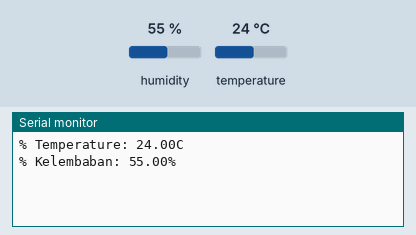
Simulated run of this sketch. Board: ESP32. Shown: the last lines printed to the serial monitor. The inputs (shaded band) are chosen by the test bench; at power-on: humidity 55 %, temperature 24 °C. WiFi joins after 1.5 s; servers stay silent unless stated.

Above: at 3.0 s.
3.1 s: humidity set to 22 %
At 4.4 s:
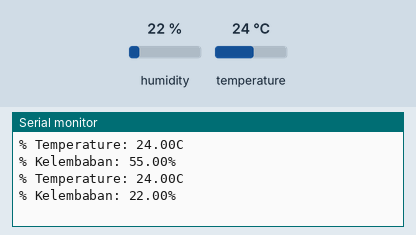
4.6 s: temperature set to 12 °C
At 5.4 s:
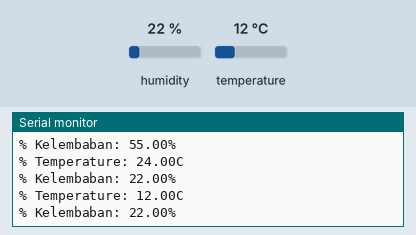
6.1 s: humidity set to 40 %
At 7.6 s:
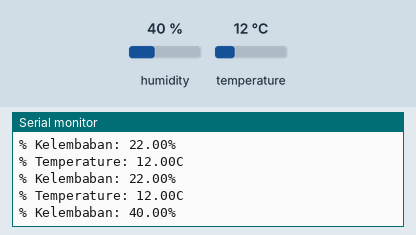
Timing chart, 0 to 9.1 s (numbered marks = the images above; inputs shaded):
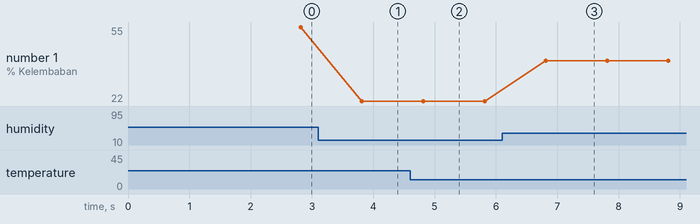

Measured:
- after the input at 3.1 s, the serial monitor: prints a new line after 0.71 s (image 1)
- after the input at 4.6 s, the serial monitor: prints a new line after 0.21 s (image 2)
- after the input at 6.1 s, the serial monitor: prints a new line after 0.71 s (image 3)
- plotted number 1: 55 → 22 after the input at 3.1 s, 22 → 40 after the input at 6.1 s

The sketch:

sketch.ino
```cpp
#define BLYNK_DEVICE_NAME "Temperature"
#define BLYNK_PRINT Serial

#define BLYNK_AUTH_TOKEN "8O-Snu2BYx_axfdr330XV471mwuDdkk-"
#define BLYNK_TEMPLATE_ID "TMPL6z3KSvBtv"
#define BLYNK_TEMPLATE_NAME "Percobaan Tugas 4"

#include <WiFi.h>
#include <BlynkSimpleEsp32.h>
#include <DHTesp.h> //Library untuk DHT

char auth[] = BLYNK_AUTH_TOKEN ; //Auth Token

char ssid[] = "Wokwi-GUEST"; //nama hotspot yang digunakan
char pass[] = ""; //password hotspot yang digunakan

const int DHT_PIN = 15;

int value0, value1, value2, value3, value6;

byte LED_R = 26;
byte LED_Y = 27;
byte LED_G = 14;
byte LED_B = 12;

DHTesp dht;

BlynkTimer timer;

//function untuk pengiriman sensor
void sendSensor() {
 TempAndHumidity  data = dht.getTempAndHumidity();

//menampilkan temperature pada Serial monitor
Serial.print("% Temperature: ");
Serial.print(data.temperature);
Serial.println("C ");
Serial.print("% Kelembaban: ");
Serial.print(data.humidity);
Serial.println("% ");

Blynk.virtualWrite(V0, data.temperature); //mengirimkan data temperatur ke Virtual pin VO di Blynk Cloud
Blynk.virtualWrite(V1, data.humidity); //mengirimkan data kelemaban ke Virtual pin V1 di Blynk Cloud
}

BLYNK_WRITE(V2)
{
  int nilaiBacaIO =param.asInt();
   digitalWrite(LED_R, nilaiBacaIO);
  Blynk.virtualWrite(V3, value0);
}

void setup()
{
// Debug console
Serial.begin(115200); //serial monitor menggunakan bautrate 9600
dht.setup(DHT_PIN, DHTesp::DHT22);

Blynk.begin(auth, ssid, pass); //memulai Blynk
timer.setInterval(1000, sendSensor); //Mengaktifkan timer untuk pengiriman data 1000ms
}

void loop()
{

Blynk.run(); //menjalankan blynk
timer.run(); //menjalankan timer
}
```
